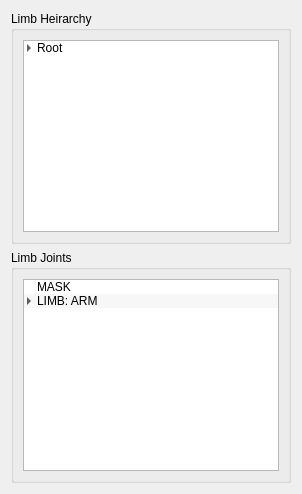
              <widget class="QWidget" name="tab_10">
               <attribute name="title">
                <string>Limb View</string>
               </attribute>
               <layout class="QVBoxLayout" name="verticalLayout_56">
                <item>
                 <layout class="QVBoxLayout" name="verticalLayout_57">
                  <item>
                   <widget class="QGroupBox" name="groupBox_32">
                    <property name="title">
                     <string>Limb Heirarchy</string>
                    </property>
                    <layout class="QHBoxLayout" name="horizontalLayout_55">
                     <item>
                      <layout class="QVBoxLayout" name="verticalLayout_58">
                       <item>
                        <widget class="QTreeWidget" name="treeWidget_16">
                         <property name="autoScrollMargin">
                          <number>16</number>
                         </property>
                         <property name="alternatingRowColors">
                          <bool>true</bool>
                         </property>
                         <property name="selectionMode">
                          <enum>QAbstractItemView::ExtendedSelection</enum>
                         </property>
                         <property name="autoExpandDelay">
                          <number>-1</number>
                         </property>
                         <property name="indentation">
                          <number>10</number>
                         </property>
                         <property name="headerHidden">
                          <bool>true</bool>
                         </property>
                         <column>
                          <property name="text">
                           <string notr="true">1</string>
                          </property>
                         </column>
                         <item>
                          <property name="text">
                           <string>Root</string>
                          </property>
                          <item>
                           <property name="text">
                            <string>Spine</string>
                           </property>
                           <item>
                            <property name="text">
                             <string>Arm (M)</string>
                            </property>
                            <item>
                             <property name="text">
                              <string>Hand</string>
                             </property>
                            </item>
                           </item>
                           <item>
                            <property name="text">
                             <string>Head</string>
                            </property>
                           </item>
                           <item>
                            <property name="text">
                             <string>Leg (M)</string>
                            </property>
                           </item>
                           <item>
                            <property name="text">
                             <string>Tail</string>
                            </property>
                           </item>
                          </item>
                         </item>
                        </widget>
                       </item>
                      </layout>
                     </item>
                    </layout>
                   </widget>
                  </item>
                  <item>
                   <widget class="QGroupBox" name="groupBox_39">
                    <property name="title">
                     <string>Limb Joints</string>
                    </property>
                    <layout class="QVBoxLayout" name="verticalLayout_68">
                     <item>
                      <layout class="QVBoxLayout" name="verticalLayout_70">
                       <item>
                        <widget class="QTreeWidget" name="treeWidget_17">
                         <property name="alternatingRowColors">
                          <bool>true</bool>
                         </property>
                         <property name="selectionMode">
                          <enum>QAbstractItemView::SingleSelection</enum>
                         </property>
                         <property name="indentation">
                          <number>10</number>
                         </property>
                         <property name="headerHidden">
                          <bool>true</bool>
                         </property>
                         <column>
                          <property name="text">
                           <string>1</string>
                          </property>
                         </column>
                         <item>
                          <property name="text">
                           <string>MASK</string>
                          </property>
                         </item>
                         <item>
                          <property name="text">
                           <string>LIMB: ARM</string>
                          </property>
                          <item>
                           <property name="text">
                            <string>CLV [R]</string>
                           </property>
                           <item>
                            <property name="text">
                             <string>SLD [R]</string>
                            </property>
                            <item>
                             <property name="text">
                              <string>ELB [R]</string>
                             </property>
                             <item>
                              <property name="text">
                               <string>WRS [R]</string>
                              </property>
                             </item>
                            </item>
                           </item>
                          </item>
                          <item>
                           <property name="text">
                            <string>CLV [L]</string>
                           </property>
                           <item>
                            <property name="text">
                             <string>SLD [L]</string>
                            </property>
                            <item>
                             <property name="text">
                              <string>ELB [L]</string>
                             </property>
                             <item>
                              <property name="text">
                               <string>WRS [L]</string>
                              </property>
                             </item>
                            </item>
                           </item>
                          </item>
                         </item>
                        </widget>
                       </item>
                      </layout>
                     </item>
                    </layout>
                   </widget>
                  </item>
                 </layout>
                </item>
               </layout>
              </widget>
